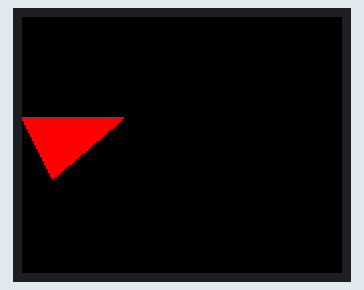
Bench run of a sketch on a simulated ESP32. On the bench: 160×128 colour display. What the sketch prints to the serial monitor is not drawn.

Above: at 0.28 s.
At 0.85 s:
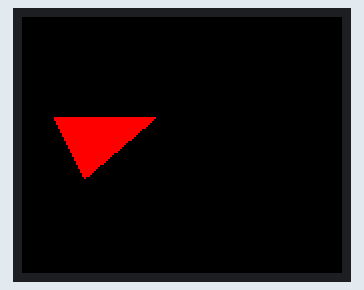
At 1.42 s:
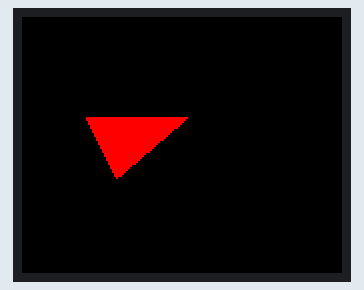
At 2.57 s:
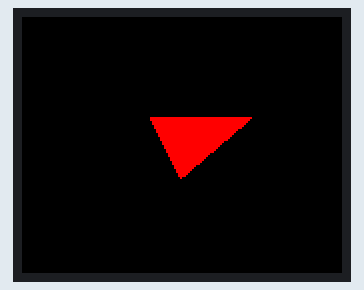
At 3.71 s:
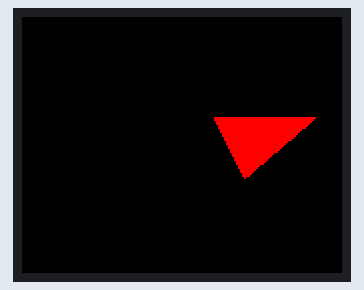
At 4.82 s:
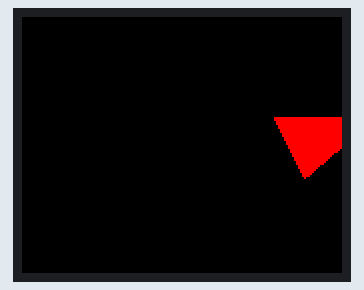

Measured:
- by itself, everything shown: repeats every 4.6 s, in 32 steps

The sketch:

tftdisplay.ino
```cpp
#include <Adafruit_GFX.h>
#include<Adafruit_ST7735.h>
#include <SPI.h>
// | Value | Orientation                   |
// | ----- | ----------------------------- |
// | 0     | Portrait (default)            |
// | 1     | Landscape (clockwise)         |
// | 2     | Portrait (upside down)        |
// | 3     | Landscape (counter-clockwise) |
// tft.initR(INITR_BLACKTAB);
// tft.setRotation(1); // rotate display


// Pin definitions for ESP32
#define TFT_CS     5
#define TFT_RST   15
#define TFT_DC    32
#define TFT_MOSI  23
#define TFT_CLK   18
Adafruit_ST7735 tft = Adafruit_ST7735(TFT_CS, TFT_DC, TFT_MOSI, TFT_CLK, TFT_RST);

void setup() {
  Serial.begin(115200);
  Serial.println("DHTxx test!");
  tft.initR(INITR_BLACKTAB); // For 1.8" TFT with black tab
  tft.fillScreen(ST77XX_BLACK);
 tft.setRotation(1);
  tft.setCursor(45, 60);             // Set position on screen
  tft.setTextColor(ST77XX_BLUE);    // Text color
  tft.setTextSize(2);                // Scale text size
  tft.println("Hello");

  tft.fillScreen(ST77XX_BLACK);
  tft.drawTriangle(30, 30, 60, 90, 90, 30, ST77XX_GREEN);

       // Print text

}

void loop() {

   for (int x = 0; x < 128; x += 2) { // Move from left to right
    tft.fillScreen(ST77XX_BLACK);   // Clear screen

    // Draw triangle at new position
    tft.fillTriangle(x, 50, x + 15, 80, x + 50, 50, ST77XX_RED);

    delay(50);
}
}
```
